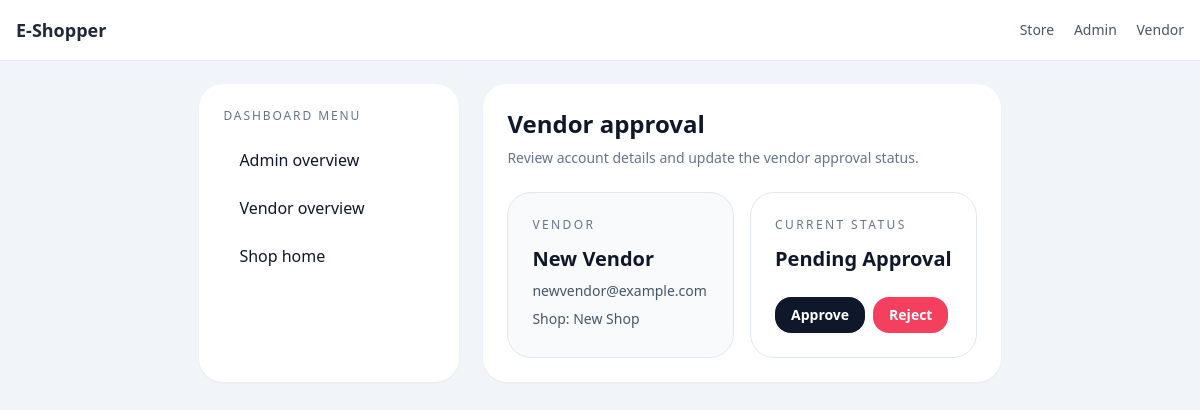
/dashboard/admin/vendor-approval/4/ (signed in), run on the app's committed database.
### authentication/models.py (models this page shows, shortened)
class CustomUser(AbstractUser):
    ROLE_CHOICES = [
        ('admin', 'Admin'),
        ('vendor', 'Vendor'),
        ('customer', 'Customer'),
    ]
    username = models.CharField(max_length=150, unique=False, null=True, blank=True)
    email = models.EmailField(unique=True)
    role = models.CharField(max_length=20, choices=ROLE_CHOICES, default='customer')
    phone_number = models.CharField(max_length=15, blank=True, null=True)
    first_name = models.CharField(max_length=150)
    last_name = models.CharField(max_length=150)
    is_verified = models.BooleanField(default=False)
    updated_at = models.DateTimeField(auto_now=True)
    created_at = models.DateTimeField(auto_now_add=True)
    shop_name = models.CharField(max_length=255, blank=True, null=True)
    shop_description = models.TextField(blank=True, null=True)
    bank_account = models.CharField(max_length=20, blank=True, null=True)
    brand_logo = models.ImageField(upload_to='vendors/logos/', blank=True, null=True)
    brand_banner = models.ImageField(upload_to='vendors/banners/', blank=True, null=True)
    USERNAME_FIELD = 'email'
    REQUIRED_FIELDS = ['first_name', 'last_name']
    objects = CustomUserManager()
    def is_admin(self):
        return self.role == 'admin'
    class Meta:
        db_table = 'custom_user'
        verbose_name = 'User'
        verbose_name_plural = 'Users'
        ordering = ['-created_at']

### home/views.py (the view)
# urls.py: path('dashboard/admin/vendor-approval/<int:vendor_id>/', views.vendor_approval, name='vendor_approval'),
@admin_required
def vendor_approval(request, vendor_id):
    vendor = get_object_or_404(User, id=vendor_id, role='vendor')
    if request.method == 'POST':
        approved = request.POST.get('approved') == 'true'
        vendor.is_verified = approved
        vendor.save(update_fields=['is_verified'])
        return redirect('admin_dashboard')
    return render(request, 'dashboard/admin/vendor_approval.html', {'vendor': vendor})

### cart/context_processors.py (called while the page is built)
def cart_total_amount(request):
    cart = request.session.get('cart', {})
    return {'cart_total_amount': len(cart)}

### templates/dashboard/admin/vendor_approval.html (shortened to what this page needs)
{% extends 'dashboard/base.html' %}
{% block content %}
<div class="rounded-3xl bg-white p-6 shadow-sm">
  <h1 class="text-2xl font-semibold text-slate-900">Vendor approval</h1>
  <p class="mt-2 text-sm text-slate-500">Review account details and update the vendor approval status.</p>
  <div class="mt-6 grid gap-4 sm:grid-cols-2">
    <div class="rounded-3xl border border-slate-200 bg-slate-50 p-6">
      <p class="text-xs uppercase tracking-[0.2em] text-slate-500">Vendor</p>
      <h2 class="mt-3 text-xl font-semibold text-slate-900">{{ vendor.first_name }} {{ vendor.last_name }}</h2>
      <p class="mt-2 text-sm text-slate-600">{{ vendor.email }}</p>
      <p class="mt-2 text-sm text-slate-600">Shop: {{ vendor.shop_name }}</p>
    </div>
    <div class="rounded-3xl border border-slate-200 bg-white p-6">
      <p class="text-xs uppercase tracking-[0.2em] text-slate-500">Current status</p>
      <p class="mt-3 text-xl font-semibold text-slate-900">{% if vendor.is_verified %}Approved{% else %}Pending Approval{% endif %}</p>
      <div class="mt-6 flex flex-wrap gap-2">
        <form method="post" action="{% url 'vendor_approval' vendor.id %}">
          <button type="submit" class="rounded-2xl bg-slate-900 px-4 py-2 text-sm font-semibold text-white hover:bg-slate-800">Approve</button>
        </form>
        <form method="post" action="{% url 'vendor_approval' vendor.id %}">
          <button type="submit" class="rounded-2xl bg-rose-500 px-4 py-2 text-sm font-semibold text-white hover:bg-rose-600">Reject</button>
        </form>
      </div>
    </div>
  </div>
</div>
{% endblock %}

### data on the page
CustomUser: first_name "New", last_name "Vendor", email "newvendor@example.com", shop_name "New Shop"
